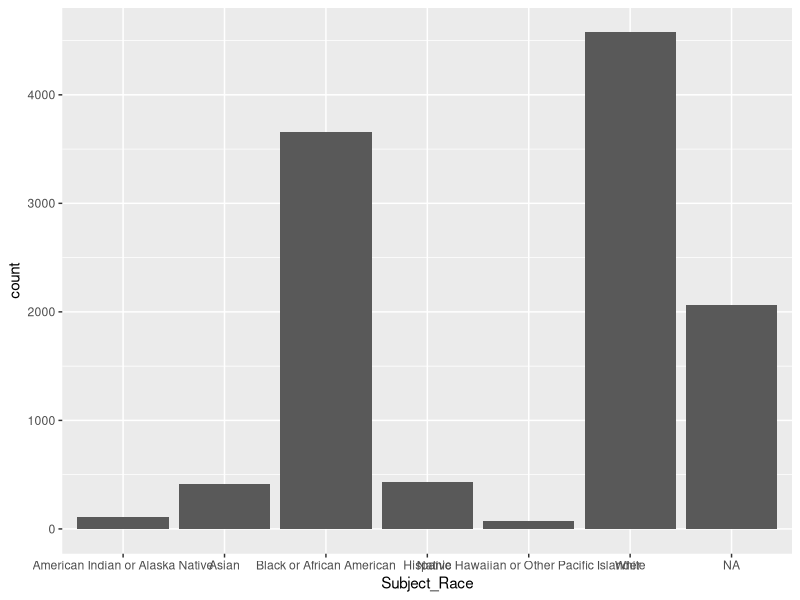
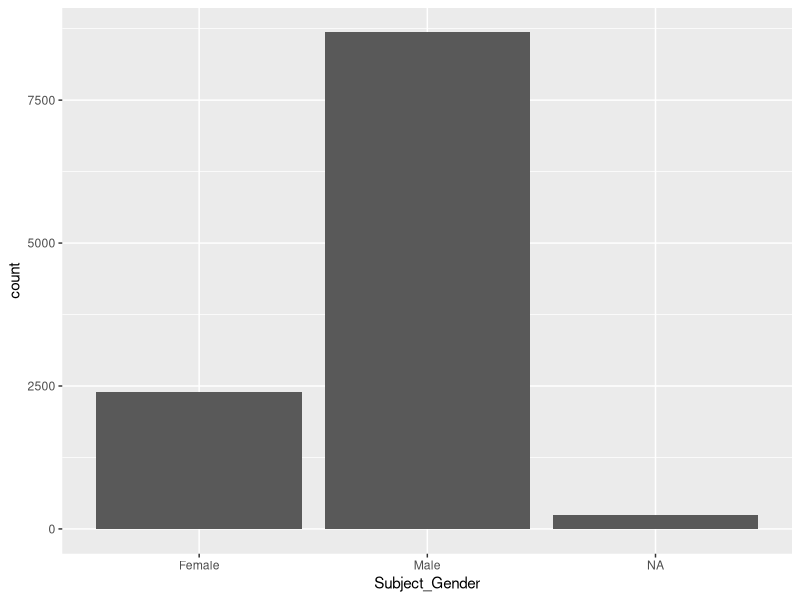
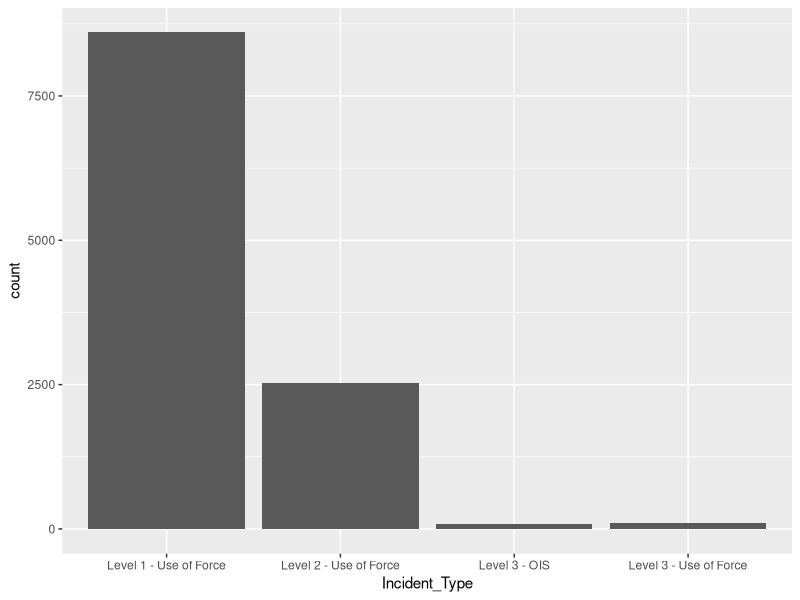
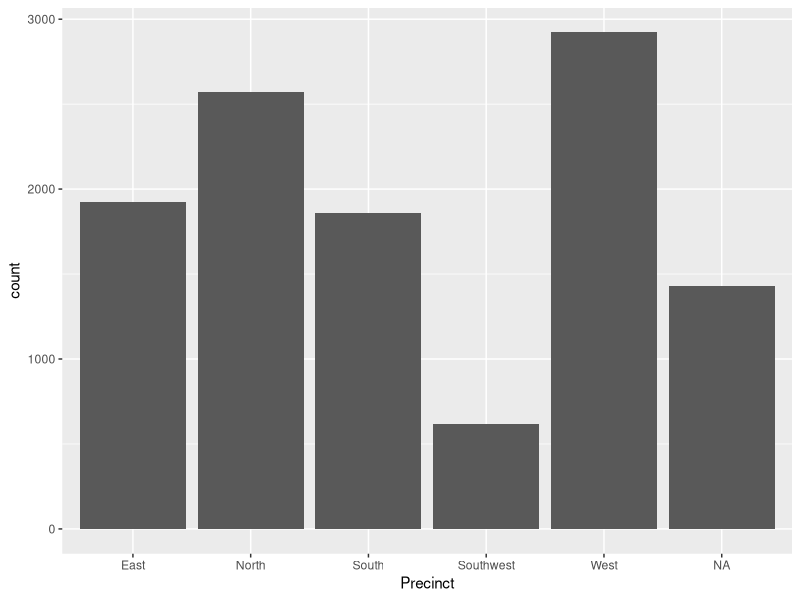

The R script that drew these images, in order:
#first I want to call libraries
library(dplyr)
library(stringr)
library(tidyverse)

#set working directory
setwd("/Users/katherine/Policing/clean data/seattle")

#I want to call in my datasets (citations, use of force).
UOF<-read.csv(file='UseOfForce_Seattle.csv', stringsAsFactors = TRUE)

#summary data
summary(UOF)

#categorical data analysis
levels(UOF$Subject_Race)
levels(UOF$Subject_Gender)
levels(UOF$Incident_Type)
levels(UOF$Precinct)

ggplot(UOF, aes(Subject_Race))+
  geom_bar()

ggplot(UOF, aes(Subject_Gender))+
  geom_bar()

ggplot(UOF, aes(Incident_Type))+
  geom_bar()

ggplot(UOF, aes(Precinct))+
  geom_bar()

